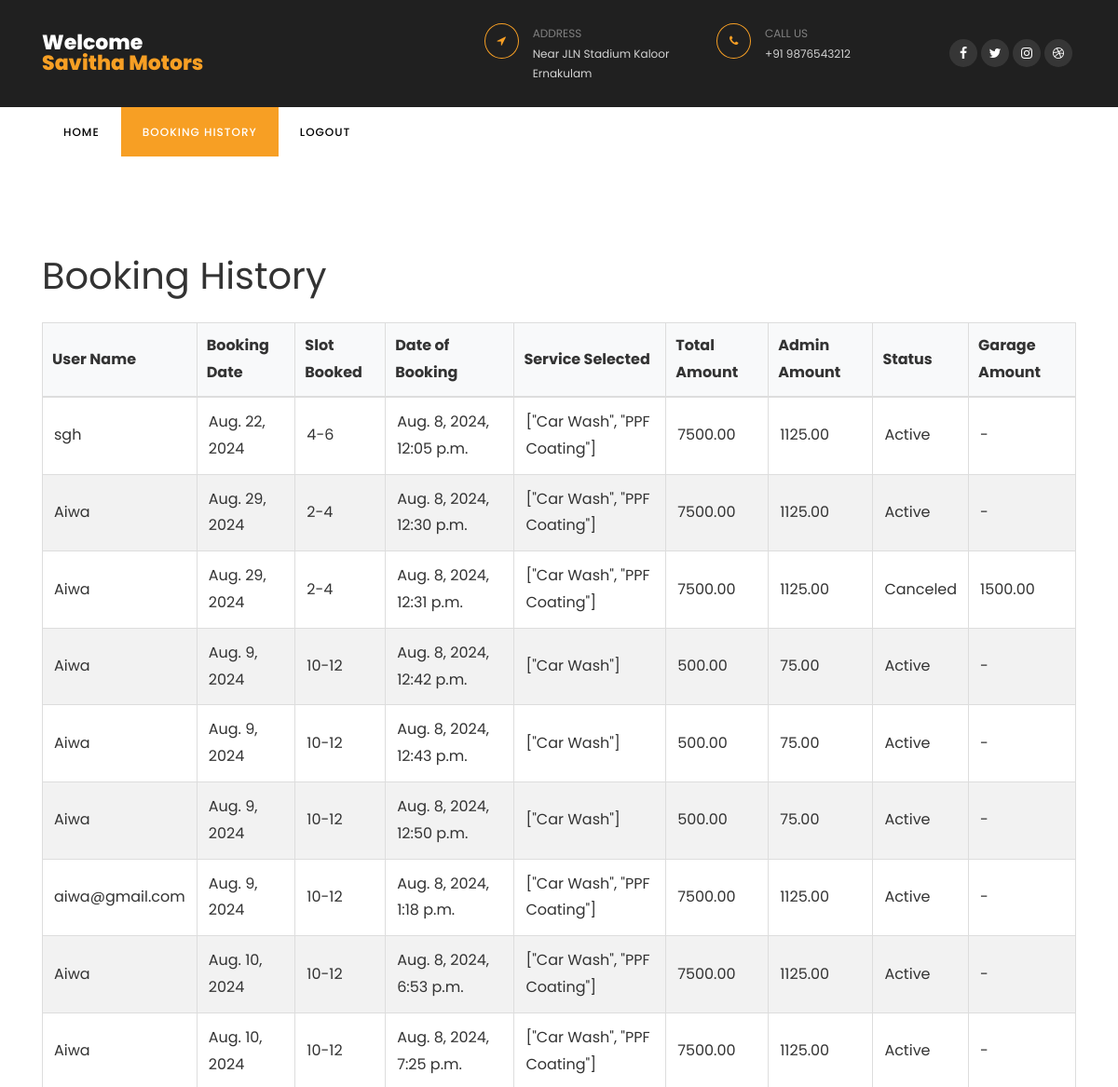
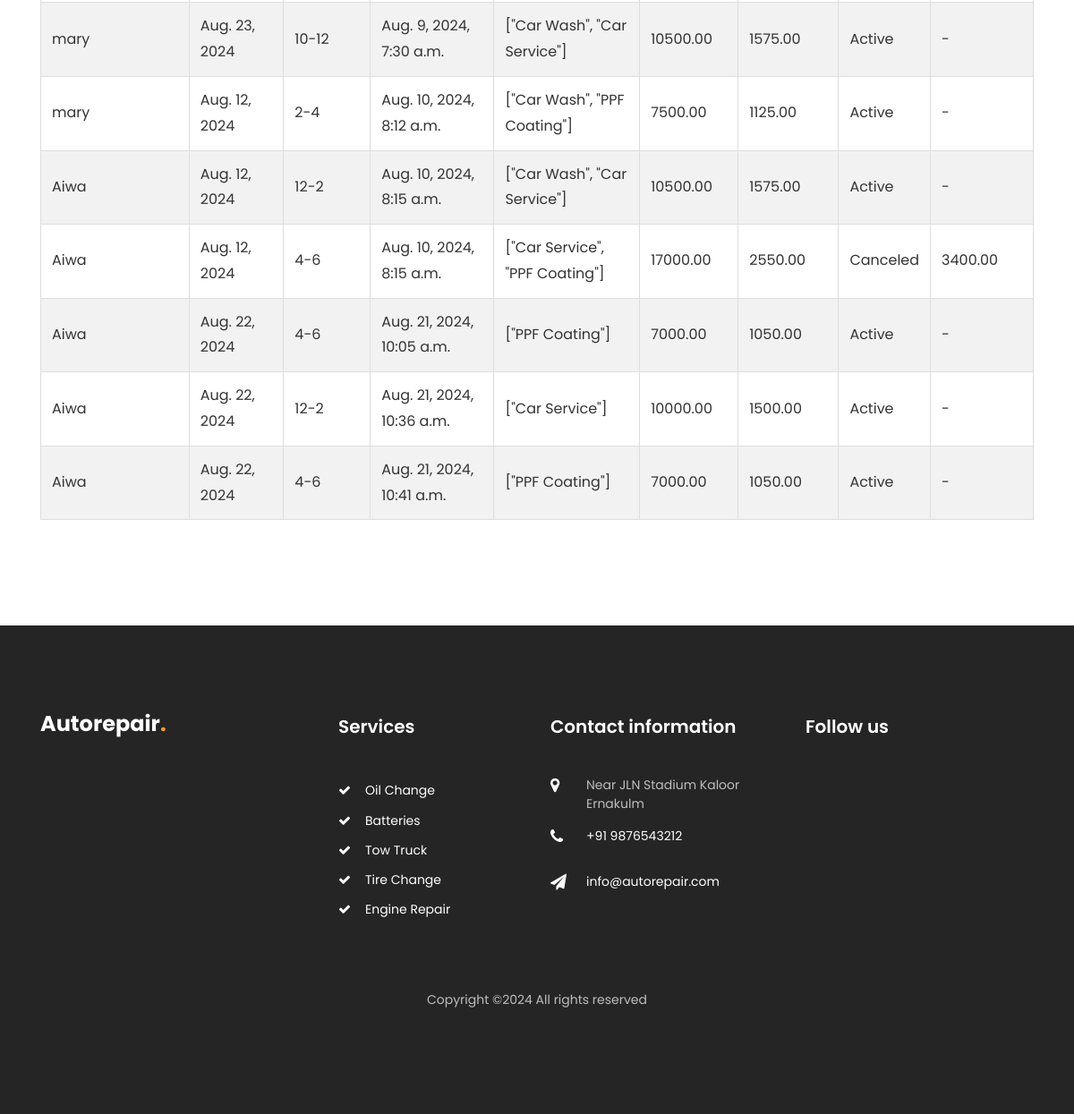
/booking-history/ (signed in), run on the app's committed database (2 pictures, top to bottom).
### car/models.py (models this page shows, shortened)
class User(AbstractBaseUser, PermissionsMixin):
    username = models.CharField(max_length=150, unique=True)
    email = models.EmailField(unique=True)
    phone = models.CharField(max_length=12)
    role = models.CharField(max_length=50, blank=True, null=True)
    is_staff = models.BooleanField(default=False)
    is_active = models.BooleanField(default=True)
    groups = models.ManyToManyField(Group, related_name='custom_user_groups')
    user_permissions = models.ManyToManyField(Permission, related_name='custom_user_permissions')
    objects = CustomUserManager()
    USERNAME_FIELD = 'email'
    REQUIRED_FIELDS = ['username']

class BookingHistory(models.Model):
    garage_name = models.CharField(max_length=255)
    user_name = models.CharField(max_length=255)
    date_booked = models.DateField()
    slot_booked = models.CharField(max_length=30)
    date_of_booking = models.DateTimeField(default=timezone.now)
    service_selected = models.CharField(max_length=255)
    total_amount = models.DecimalField(max_digits=10, decimal_places=2)
    card_number = models.CharField(max_length=16)
    cvv = models.CharField(max_length=3)
    admin_amount = models.DecimalField(max_digits=10, decimal_places=2, blank=True, null=True)
    is_canceled = models.BooleanField(default=False)
    final_price = models.DecimalField(max_digits=10, decimal_places=2, blank=True, null=True, default=0)
    garage_earnings = models.DecimalField(max_digits=10, decimal_places=2, blank=True, null=True, default=0)

### car/views.py (the view, shortened to what this page needs)
# urls.py: path('booking-history/', views.booking_history, name='booking_history'),
@login_required
def booking_history(request):
    user = request.user
    today = date.today()
    if user.role == 'garage':
        try:
            garage = Garage.objects.get(user=user)
            garage_name = garage.user.username  # Assuming `location` represents the garage name
            booking_history = BookingHistory.objects.filter(garage_name=garage_name)
            context = {
                'booking_history': booking_history,
                'viewing_as': 'garage'
            }
        except Garage.DoesNotExist:
            return HttpResponseForbidden("No associated garage found.")
    else:
        return HttpResponseForbidden("Access denied.")
    return render(request, 'booking_history.html', context)

### templates/booking_history.html (shortened to what this page needs)
{% load static %}
<!DOCTYPE html>
<html lang="en">
  <head>
    <link rel="stylesheet" href="https://stackpath.bootstrapcdn.com/font-awesome/4.7.0/css/font-awesome.min.css">
    <link rel="stylesheet" href="{% static 'css/animate.css' %}">
    <link rel="stylesheet" href="{% static 'css/owl.carousel.min.css' %}">
    <link rel="stylesheet" href="{% static 'css/owl.theme.default.min.css' %}">
    <link rel="stylesheet" href="{% static 'css/magnific-popup.css' %}">
    <link rel="stylesheet" href="{% static 'css/bootstrap-datepicker.css' %}">
    <link rel="stylesheet" href="{% static 'css/jquery.timepicker.css' %}">
    <link rel="stylesheet" href="{% static 'css/flaticon.css' %}">
    <link rel="stylesheet" href="{% static 'css/style.css' %}">
  </head>
  <body>
    <div class="wrap">
        <div class="container">
            <div class="row justify-content-between">
                <div class="col-md-3 d-flex align-items-center">
                    <a class="navbar-brand" href="/">Welcome<br><span>{{ user.username }}</span></a>
                </div>
                <div class="col-md-7">
                    <div class="row">
                        <div class="col">
                            <div class="top-wrap d-flex">
                                <div class="icon d-flex align-items-center justify-content-center"><span class="fa fa-location-arrow"></span></div>
                                <div class="text"><span>Address</span><span>Near JLN Stadium Kaloor Ernakulam</span></div>
                            </div>
                        </div>
                        <div class="col">
                            <div class="top-wrap d-flex">
                                <div class="icon d-flex align-items-center justify-content-center"><span class="fa fa-phone"></span></div>
                                <div class="text"><span>Call us</span><span>+91 9876543212</span></div>
                            </div>
                        </div>
                        <div class="col-md-3 d-flex justify-content-end align-items-center">
                            <div class="social-media">
                                <p class="mb-0 d-flex">
                                    <a href="#" class="d-flex align-items-center justify-content-center"><span class="fa fa-facebook"><i class="sr-only">Facebook</i></span></a>
                                    <a href="#" class="d-flex align-items-center justify-content-center"><span class="fa fa-twitter"><i class="sr-only">Twitter</i></span></a>
                                    <a href="#" class="d-flex align-items-center justify-content-center"><span class="fa fa-instagram"><i class="sr-only">Instagram</i></span></a>
                                    <a href="#" class="d-flex align-items-center justify-content-center"><span class="fa fa-dribbble"><i class="sr-only">Dribbble</i></span></a>
                                </p>
                            </div>
                        </div>
                    </div>
                </div>
            </div>
        </div>
    </div>
    <nav class="navbar navbar-expand-lg navbar-dark ftco_navbar bg-dark ftco-navbar-light" id="ftco-navbar">
        <div class="container">
            <div class="collapse navbar-collapse" id="ftco-nav">
                <ul class="navbar-nav mr-auto">
                    <li class="nav-item"><a href="javascript:history.back()" class="nav-link">Home</a></li>
                    <li class="nav-item active"><a href="{% url 'booking_history' %}" class="nav-link">Booking History</a></li>
                    <li class="nav-item"><a href="/" class="nav-link">Logout</a></li>
                </ul>
            </div>
        </div>
    </nav>
    <section class="ftco-section">
        <div class="container">
            <h1>Booking History</h1>
            <table border="1">
                <thead>
                    <tr>
                        {% if viewing_as == 'garage' %}
                            <th>User Name</th>
                        {% else %}
                            <th>Garage Name</th>
                        {% endif %}
                        <th>Booking Date</th>
                        <th>Slot Booked</th>
                        <th>Date of Booking</th>
                        <th>Service Selected</th>
                        <th>Total Amount</th>
                        {% if viewing_as == 'garage' %}
                            <th>Admin Amount</th>
                            <th>Status</th>
                            <th>Garage Amount</th>
                        {% endif %}
                    </tr>
                </thead>
                <tbody>
                    {% for booking in booking_history %}
                    <tr>
                        {% if viewing_as == 'garage' %}
                            <td>{{ booking.user_name }}</td>
                        {% else %}
                            <td>{{ booking.garage_name }}</td>
                        {% endif %}
                        <td>{{ booking.date_booked }}</td>
                        <td>{{ booking.slot_booked }}</td>
                        <td>{{ booking.date_of_booking }}</td>
                        <td>{{ booking.service_selected }}</td>
                        <td>{{ booking.total_amount }}</td>
                        {% if viewing_as == 'garage' %}
                            <td>{{ booking.admin_amount }}</td>
                            <td>
                                {% if booking.is_canceled %}
                                    Canceled
                                {% else %}
                                    Active
                                {% endif %}
                            </td>
                            <td>
                                {% if booking.is_canceled %}
                                    {{ booking.garage_earnings }}
                                {% else %}
                                    -
                                {% endif %}
                            </td>
                        {% endif %}
                    </tr>
                    {% empty %}
                    <tr>
                        <td colspan="7">No bookings found.</td>
                    </tr>
                    {% endfor %}
                </tbody>
            </table>
        </div>
    </section>
    <footer class="footer ftco-section">
        <div class="container">
            <div class="row mb-5">
                <div class="col-md-6 col-lg">
                    <div class="ftco-footer-widget mb-4">
                        <h2 class="logo"><a href="/">Autorepair<span>.</span></a></h2>
                    </div>
                </div>
                <div class="col-md-6 col-lg">
                    <div class="ftco-footer-widget mb-4 ml-md-5">
                        <h2 class="ftco-heading-2">Services</h2>
                        <ul class="list-unstyled">
                            <li><a href="#" class="py-1 d-block"><span class="fa fa-check mr-3"></span>Oil Change</a></li>
                            <li><a href="#" class="py-1 d-block"><span class="fa fa-check mr-3"></span>Batteries</a></li>
                            <li><a href="#" class="py-1 d-block"><span class="fa fa-check mr-3"></span>Tow Truck</a></li>
                            <li><a href="#" class="py-1 d-block"><span class="fa fa-check mr-3"></span>Tire Change</a></li>
                            <li><a href="#" class="py-1 d-block"><span class="fa fa-check mr-3"></span>Engine Repair</a></li>
                        </ul>
                    </div>
                </div>
                <div class="col-md-6 col-lg">
                    <div class="ftco-footer-widget mb-4">
                        <h2 class="ftco-heading-2">Contact information</h2>
                        <div class="block-23 mb-3">
                            <ul>
                                <li><span class="icon fa fa-map-marker"></span><span class="text">Near JLN Stadium Kaloor Ernakulm</span></li>
                                <li><a href="#"><span class="icon fa fa-phone"></span><span class="text">+91 9876543212</span></a></li>
                                <li><a href="#"><span class="icon fa fa-paper-plane"></span><span class="text">info@autorepair.com</span></a></li>
                            </ul>
                        </div>
                    </div>
                </div>
                <div class="col-md-6 col-lg">
                    <div class="ftco-footer-widget mb-4">
                        <h2 class="ftco-heading-2">Follow us</h2>
                        <div class="opening-hours">
                            <p class="mb-0 d-flex">
                                <ul class="ftco-footer-social list-unstyled float-md-left float-lft mt-4">
                                </ul>
                            </p>
                        </div>
                    </div>
                </div>
            </div>
            <div class="row">
                <div class="col-md-12 text-center">
                    <p>
                        Copyright &copy;<script>document.write(new Date().getFullYear());</script> All rights reserved
                        </p>
                </div>
            </div>
        </div>
    </footer>
  </body>
</html>

### templates/booking_history.html (style rules this page uses)
table { width: 100%; border-collapse: collapse; margin: 20px 0; font-size: 16px; color: #333; }
thead th { background-color: #f8f9fa; color: #333; padding: 10px; text-align: left; border-bottom: 2px solid #ddd; }
tbody tr:nth-child(even) { background-color: #f2f2f2; }
td, th { padding: 12px; border: 1px solid #ddd; text-align: left; }

### data on the page
User: username "Savitha Motors"
BookingHistory: user_name "sgh", date_booked "Aug. 22, 2024", slot_booked "4-6", date_of_booking "Aug. 8, 2024, 12:05 p.m.", service_selected "[\"Car Wash\", \"PPF Coating\"]", total_amount "7500.00", admin_amount "1125.00", is_canceled "Active"
BookingHistory: user_name "Aiwa", date_booked "Aug. 29, 2024", slot_booked "2-4", date_of_booking "Aug. 8, 2024, 12:30 p.m.", service_selected "[\"Car Wash\", \"PPF Coating\"]", total_amount "7500.00", admin_amount "1125.00", is_canceled "Active"
BookingHistory: user_name "Aiwa", date_booked "Aug. 29, 2024", slot_booked "2-4", date_of_booking "Aug. 8, 2024, 12:31 p.m.", service_selected "[\"Car Wash\", \"PPF Coating\"]", total_amount "7500.00", admin_amount "1125.00", is_canceled "Canceled", garage_earnings "1500.00"
BookingHistory: user_name "Aiwa", date_booked "Aug. 9, 2024", slot_booked "10-12", date_of_booking "Aug. 8, 2024, 12:42 p.m.", service_selected "[\"Car Wash\"]", total_amount "500.00", admin_amount "75.00", is_canceled "Active"
BookingHistory: user_name "Aiwa", date_booked "Aug. 9, 2024", slot_booked "10-12", date_of_booking "Aug. 8, 2024, 12:43 p.m.", service_selected "[\"Car Wash\"]", total_amount "500.00", admin_amount "75.00", is_canceled "Active"
BookingHistory: user_name "Aiwa", date_booked "Aug. 9, 2024", slot_booked "10-12", date_of_booking "Aug. 8, 2024, 12:50 p.m.", service_selected "[\"Car Wash\"]", total_amount "500.00", admin_amount "75.00", is_canceled "Active"
BookingHistory: user_name "aiwa@gmail.com", date_booked "Aug. 9, 2024", slot_booked "10-12", date_of_booking "Aug. 8, 2024, 1:18 p.m.", service_selected "[\"Car Wash\", \"PPF Coating\"]", total_amount "7500.00", admin_amount "1125.00", is_canceled "Active"
BookingHistory: user_name "Aiwa", date_booked "Aug. 10, 2024", slot_booked "10-12", date_of_booking "Aug. 8, 2024, 6:53 p.m.", service_selected "[\"Car Wash\", \"PPF Coating\"]", total_amount "7500.00", admin_amount "1125.00", is_canceled "Active"
BookingHistory: user_name "Aiwa", date_booked "Aug. 10, 2024", slot_booked "10-12", date_of_booking "Aug. 8, 2024, 7:25 p.m.", service_selected "[\"Car Wash\", \"PPF Coating\"]", total_amount "7500.00", admin_amount "1125.00", is_canceled "Active"
BookingHistory: user_name "mary", date_booked "Aug. 23, 2024", slot_booked "10-12", date_of_booking "Aug. 9, 2024, 7:30 a.m.", service_selected "[\"Car Wash\", \"Car Service\"]", total_amount "10500.00", admin_amount "1575.00", is_canceled "Active"
BookingHistory: user_name "mary", date_booked "Aug. 12, 2024", slot_booked "2-4", date_of_booking "Aug. 10, 2024, 8:12 a.m.", service_selected "[\"Car Wash\", \"PPF Coating\"]", total_amount "7500.00", admin_amount "1125.00", is_canceled "Active"
BookingHistory: user_name "Aiwa", date_booked "Aug. 12, 2024", slot_booked "12-2", date_of_booking "Aug. 10, 2024, 8:15 a.m.", service_selected "[\"Car Wash\", \"Car Service\"]", total_amount "10500.00", admin_amount "1575.00", is_canceled "Active"
BookingHistory: user_name "Aiwa", date_booked "Aug. 12, 2024", slot_booked "4-6", date_of_booking "Aug. 10, 2024, 8:15 a.m.", service_selected "[\"Car Service\", \"PPF Coating\"]", total_amount "17000.00", admin_amount "2550.00", is_canceled "Canceled", garage_earnings "3400.00"
BookingHistory: user_name "Aiwa", date_booked "Aug. 22, 2024", slot_booked "4-6", date_of_booking "Aug. 21, 2024, 10:05 a.m.", service_selected "[\"PPF Coating\"]", total_amount "7000.00", admin_amount "1050.00", is_canceled "Active"
BookingHistory: user_name "Aiwa", date_booked "Aug. 22, 2024", slot_booked "12-2", date_of_booking "Aug. 21, 2024, 10:36 a.m.", service_selected "[\"Car Service\"]", total_amount "10000.00", admin_amount "1500.00", is_canceled "Active"
BookingHistory: user_name "Aiwa", date_booked "Aug. 22, 2024", slot_booked "4-6", date_of_booking "Aug. 21, 2024, 10:41 a.m.", service_selected "[\"PPF Coating\"]", total_amount "7000.00", admin_amount "1050.00", is_canceled "Active"
